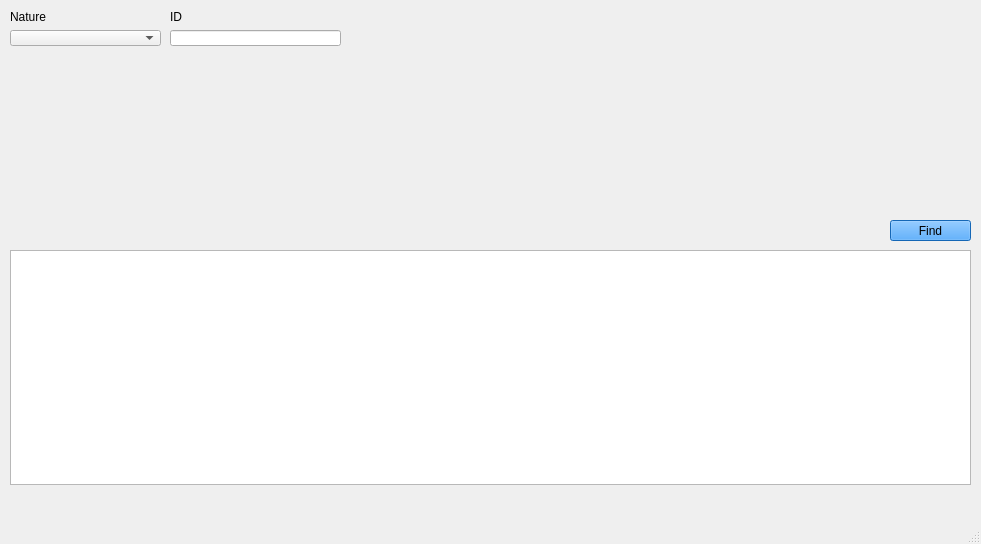
<?xml version="1.0" encoding="UTF-8"?>
<ui version="4.0">
 <class>IVtoPID_SID_SEED</class>
 <widget class="QMainWindow" name="IVtoPID_SID_SEED">
  <property name="geometry">
   <rect>
    <x>0</x>
    <y>0</y>
    <width>981</width>
    <height>544</height>
   </rect>
  </property>
  <property name="windowTitle">
   <string>MainWindow</string>
  </property>
  <property name="styleSheet">
   <string notr="true">* {
	font-family: &quot;Myriad Pro&quot;, Montserrat;
	font-weight: 500;
}

.QTabWidget &gt;  QWidget &gt; QWidget {
	background-color: #E6E6E6;
}

QTabBar::tab {
	color: black;
	background-color: #A1ABB3;
	font-family: &quot;Myriad Pro&quot;;
}

QTabBar::tab:selected {
	color: white;
	background-color: #1D303C;
}

QCheckBox::indicator {
	border: 2px solid white;
	border-radius: 3px;
	height: 10px;
	width: 10px;
}

QCheckBox::indicator:unchecked {
	background-color: #274050;
}

QCheckBox::indicator:checked {
	background-color: white;
}

QTableView {
	border: 4px solid DodgerBlue;
}

QHeaderView::section {
	border: none;
	background-color: #274050;
	padding-top: 3px;
	padding-bottom: 3px;
	color: white;
}

QLineEdit {
	qproperty-alignment: AlignCenter;
	background-color: #1D303C;
	border:none;
	border-radius: 6px;
	color: white;
}

QGroupBox {
	background-color: #274050;
	border-radius: 10px;
	margin-top: 7px;
	font-family: &quot;Myriad Pro&quot;, Montserrat;
	font-weight: 500;
}

.QGroupBox * {
		font-family: &quot;Myriad Pro&quot;, Montserrat;
		font-weight: 500;
}

QComboBox {
	background-color: #1D303C;
	border: none;
	border-radius: 6px;
	color: white;
	padding-left: 13px;
}

QComboBox QListView{
	color: white;
    background-color: #1D303C;
    border:1px solid black;
}

QComboBox::item:alternate {
    background: #1D303C;
}

QComboBox::item:selected {
    border: 1px solid transparent;
    background: #003941;
}

QComboBox::indicator{
    background-color:transparent;
    selection-background-color:transparent;
    color:transparent;
    selection-color:transparent;
}

QComboBox::editable {
	background-color: #1D303C;
	border: none;
	border-radius: 6px;
	color: white;
}

QComboBox::down-arrow {
	image: url(noimg);
	border-width: 0px;
}

QComboBox::drop-down {
	background: transparent;
	width: 0px;
}

QLabel {
	color: white;
}

QGroupBox::title {
	subcontrol-origin: margin;
	left: 20px;
	padding: 3px 5px 3px 5px;
	background-color: #969F91;
	border-radius: 5px;
}

QPushButton {
	border: none;
	border-radius: 6px;
	color: white;
}
</string>
  </property>
  <widget class="QWidget" name="centralwidget">
   <widget class="QComboBox" name="comboBoxNatureGenerator">
    <property name="geometry">
     <rect>
      <x>10</x>
      <y>30</y>
      <width>151</width>
      <height>16</height>
     </rect>
    </property>
   </widget>
   <widget class="QLabel" name="labelNature">
    <property name="geometry">
     <rect>
      <x>10</x>
      <y>10</y>
      <width>54</width>
      <height>14</height>
     </rect>
    </property>
    <property name="styleSheet">
     <string notr="true">QLabel {
	color: black;
}</string>
    </property>
    <property name="text">
     <string>Nature</string>
    </property>
   </widget>
   <widget class="QTextBox" name="textBoxID">
    <property name="geometry">
     <rect>
      <x>170</x>
      <y>30</y>
      <width>171</width>
      <height>16</height>
     </rect>
    </property>
   </widget>
   <widget class="QLabel" name="labelID">
    <property name="geometry">
     <rect>
      <x>170</x>
      <y>10</y>
      <width>54</width>
      <height>14</height>
     </rect>
    </property>
    <property name="styleSheet">
     <string notr="true">QLabel {
	color: black;
}</string>
    </property>
    <property name="text">
     <string>ID</string>
    </property>
   </widget>
   <widget class="QPushButton" name="pushButtonFind">
    <property name="geometry">
     <rect>
      <x>890</x>
      <y>220</y>
      <width>81</width>
      <height>21</height>
     </rect>
    </property>
    <property name="styleSheet">
     <string notr="true">QPushButton {
	background-color: DodgerBlue;
}</string>
    </property>
    <property name="text">
     <string>Find</string>
    </property>
   </widget>
   <widget class="QTableView" name="tableViewGenerator">
    <property name="geometry">
     <rect>
      <x>10</x>
      <y>250</y>
      <width>961</width>
      <height>235</height>
     </rect>
    </property>
    <property name="maximumSize">
     <size>
      <width>16777215</width>
      <height>16777215</height>
     </size>
    </property>
    <property name="styleSheet">
     <string notr="true"/>
    </property>
    <property name="editTriggers">
     <set>QAbstractItemView::NoEditTriggers</set>
    </property>
    <property name="sortingEnabled">
     <bool>false</bool>
    </property>
    <attribute name="horizontalHeaderDefaultSectionSize">
     <number>100</number>
    </attribute>
    <attribute name="verticalHeaderVisible">
     <bool>false</bool>
    </attribute>
    <attribute name="verticalHeaderDefaultSectionSize">
     <number>20</number>
    </attribute>
    <attribute name="verticalHeaderMinimumSectionSize">
     <number>20</number>
    </attribute>
   </widget>
   <widget class="IVFilter" name="ivFilterGenerator" native="true">
    <property name="geometry">
     <rect>
      <x>10</x>
      <y>50</y>
      <width>335</width>
      <height>180</height>
     </rect>
    </property>
    <property name="minimumSize">
     <size>
      <width>335</width>
      <height>180</height>
     </size>
    </property>
    <property name="maximumSize">
     <size>
      <width>335</width>
      <height>180</height>
     </size>
    </property>
   </widget>
  </widget>
  <widget class="QMenuBar" name="menubar">
   <property name="geometry">
    <rect>
     <x>0</x>
     <y>0</y>
     <width>981</width>
     <height>23</height>
    </rect>
   </property>
  </widget>
  <widget class="QStatusBar" name="statusbar"/>
 </widget>
 <customwidgets>
  <customwidget>
   <class>IVFilter</class>
   <extends>QWidget</extends>
   <header>Forms/IVFilter.hpp</header>
   <container>1</container>
  </customwidget>
  <customwidget>
   <class>QTextBox</class>
   <extends>QLineEdit</extends>
   <header>Forms/QTextBox.hpp</header>
  </customwidget>
 </customwidgets>
 <resources/>
 <connections/>
</ui>
